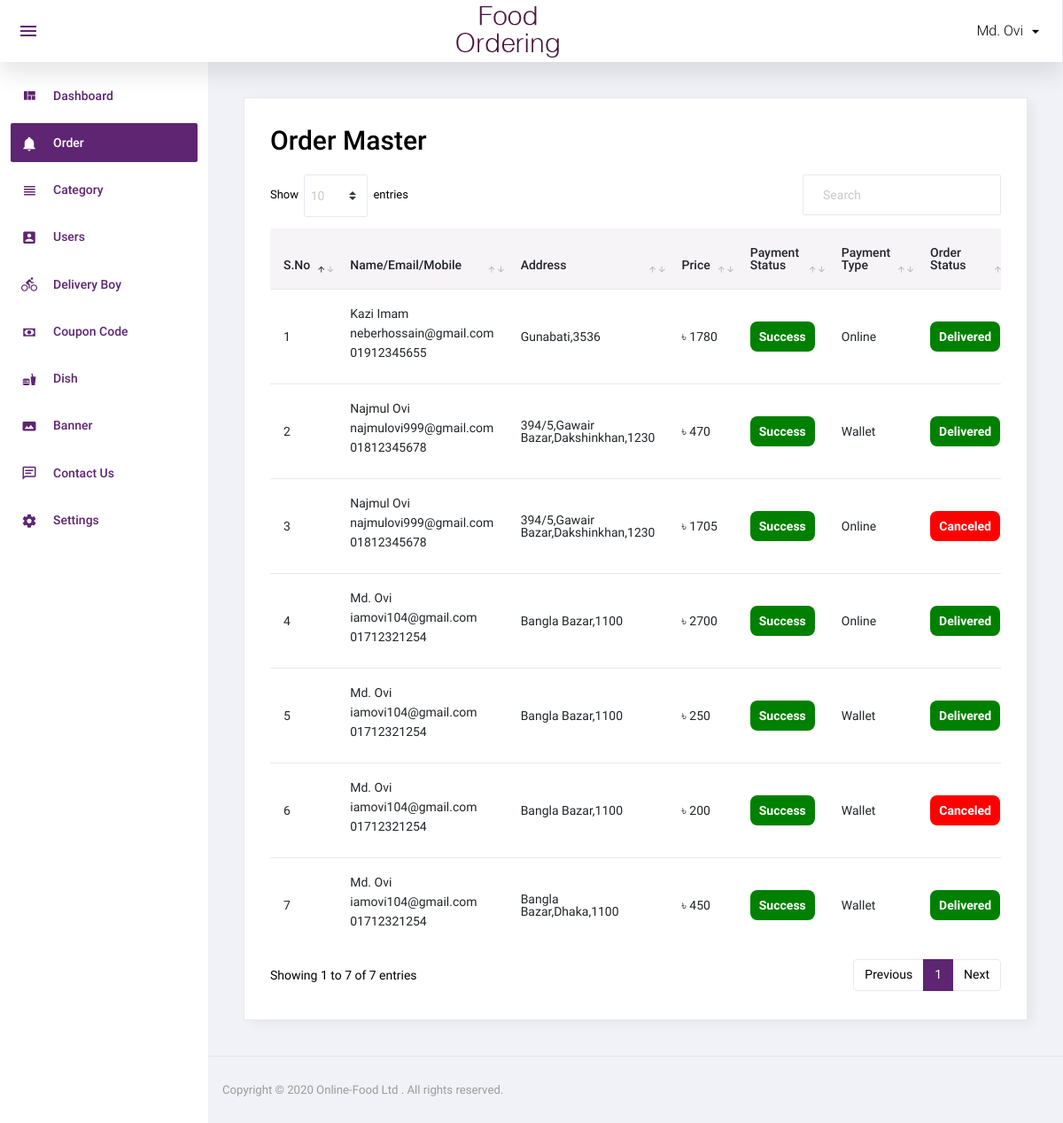
Screenshot of /admin/order.php (signed in) with the database file from the repository.
### tables this page shows
CREATE TABLE `order_master` (
  `id` int(11) NOT NULL,
  `user_id` int(11) NOT NULL,
  `name` varchar(100) NOT NULL,
  `email` varchar(100) NOT NULL,
  `mobile` varchar(50) NOT NULL,
  `address` text NOT NULL,
  `zip_code` varchar(10) NOT NULL,
  `total_price` float NOT NULL,
  `payment_type` varchar(20) NOT NULL,
  `delivery_boy_id` int(11) DEFAULT NULL,
  `payment_status` varchar(20) NOT NULL,
  `order_status` int(11) NOT NULL,
  `cancel_by` enum('User','Admin') DEFAULT NULL,
  `cancel_time` datetime DEFAULT NULL,
  `txnid` varchar(50) NOT NULL,
  `pay_id` varchar(50) NOT NULL,
  `online_payment_status` varchar(20) NOT NULL,
  `payment_method` varchar(50) NOT NULL,
  `coupon_id` int(11) NOT NULL,
  `coupon_code` varchar(20) NOT NULL,
  `coupon_value` varchar(50) NOT NULL,
  `added_on` datetime NOT NULL,
  `delivery_date` datetime DEFAULT NULL
);

CREATE TABLE `order_status` (
  `id` int(11) NOT NULL,
  `status` varchar(20) NOT NULL
);

### admin/order.php (the view, shortened to what this page needs)
<?php
    include('top.php');
    $sql="SELECT order_master.*,order_status.status FROM order_master,order_status WHERE order_master.order_status=order_status.id ORDER BY order_master.id DESC";
    $res=mysqli_query($con,$sql);
?>
<div class="card">
            <div class="card-body">
              <h1 class="grid_title">Order Master</h1>
              <div class="row grid_box">
                <div class="col-12">
                  <div class="table-responsive">
                    <table id="order-listing" class="table">
                      <thead>
                        <tr>
                            <th width="7%">S.No</th>
                            <th width="18%">Name/Email/Mobile</th>
                            <th width="15%">Address</th>
                            <th width="10%">Price</th>
                            <th width="10%">Payment Status</th>
                            <th width="8%">Payment Type</th>
                            <th width="15%">Order Status</th>
                        </tr>
                      </thead>
                      <tbody>
                      <?php
                        if(mysqli_num_rows($res)>0) {
                           $i=1;
                           while($row=mysqli_fetch_assoc($res)){
                      ?>
                                <tr>
                                    <td><?php echo $i++;?></td>
                                    <td>
                                        <p><?php echo $row['name'];?></p>
                                        <p><?php echo $row['email'];?></p>
                                        <p><?php echo $row['mobile'];?></p>
                                    </td>
                                    <td><?php echo $row['address'].','.$row['zip_code'];?></td>
                                    <td><?php echo '&#2547; '.$row['total_price'];?></td>
                                    <td>
                                        <div class="payment_status payment_status_<?php echo $row['payment_status']?>"><?php echo ucfirst($row['payment_status']);?></div>
                                    </td>
                                    <td><?php echo ucfirst($row['payment_type'])?></td>
                                    <td>
                                        <?php
                                            $orderStatus=$row['status'];
                                            $arr=explode(' ',trim($orderStatus));
                                            $orderStatus=$arr[0];
                                        ?>
                                        <div class="order_status order_status_<?php echo $orderStatus?>"><?php echo $row['status'];?></div>
                                    </td>
                                </tr>
                      <?php } } else { ?>
                            <td colspan="8" style="text-align:center;">No Data Found !</td>
                      <?php } ?>
                      </tbody>
                    </table>
                  </div>
				</div>
              </div>
            </div>
          </div>
<?php include('footer.php'); ?>

### rows the page displays
order_master: name "Kazi Imam", email "neberhossain@gmail.com", mobile "01912345655", address "Gunabati", zip_code "3536", total_price "1780", payment_status "Success", payment_type "Online", order_status.status "Delivered"
order_master: name "Najmul Ovi", email "najmulovi999@gmail.com", mobile "01812345678", address "394/5,Gawair Bazar,Dakshinkhan", zip_code "1230", total_price "470", payment_status "Success", payment_type "Wallet", order_status.status "Delivered"
order_master: name "Najmul Ovi", email "najmulovi999@gmail.com", mobile "01812345678", address "394/5,Gawair Bazar,Dakshinkhan", zip_code "1230", total_price "1705", payment_status "Success", payment_type "Online", order_status.status "Canceled"
order_master: name "Md. Ovi", email "iamovi104@gmail.com", mobile "01712321254", address "Bangla Bazar", zip_code "1100", total_price "2700", payment_status "Success", payment_type "Online", order_status.status "Delivered"
order_master: name "Md. Ovi", email "iamovi104@gmail.com", mobile "01712321254", address "Bangla Bazar", zip_code "1100", total_price "250", payment_status "Success", payment_type "Wallet", order_status.status "Delivered"
order_master: name "Md. Ovi", email "iamovi104@gmail.com", mobile "01712321254", address "Bangla Bazar", zip_code "1100", total_price "200", payment_status "Success", payment_type "Wallet", order_status.status "Canceled"
order_master: name "Md. Ovi", email "iamovi104@gmail.com", mobile "01712321254", address "Bangla Bazar,Dhaka", zip_code "1100", total_price "450", payment_status "Success", payment_type "Wallet", order_status.status "Delivered"

### other values shown
$_SESSION['ADMIN_NAME'] "Md. Ovi"
